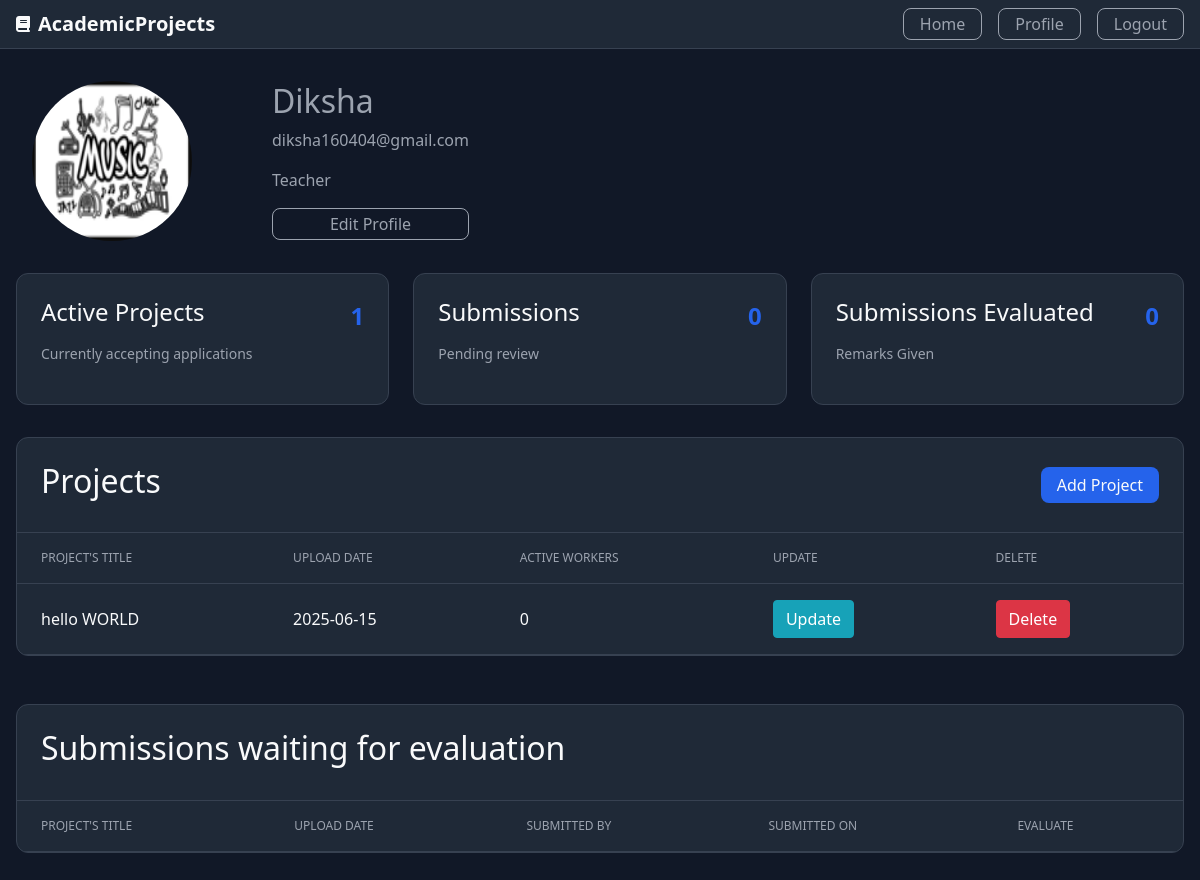
/profile (signed in), run on an earlier commit of the app's database.
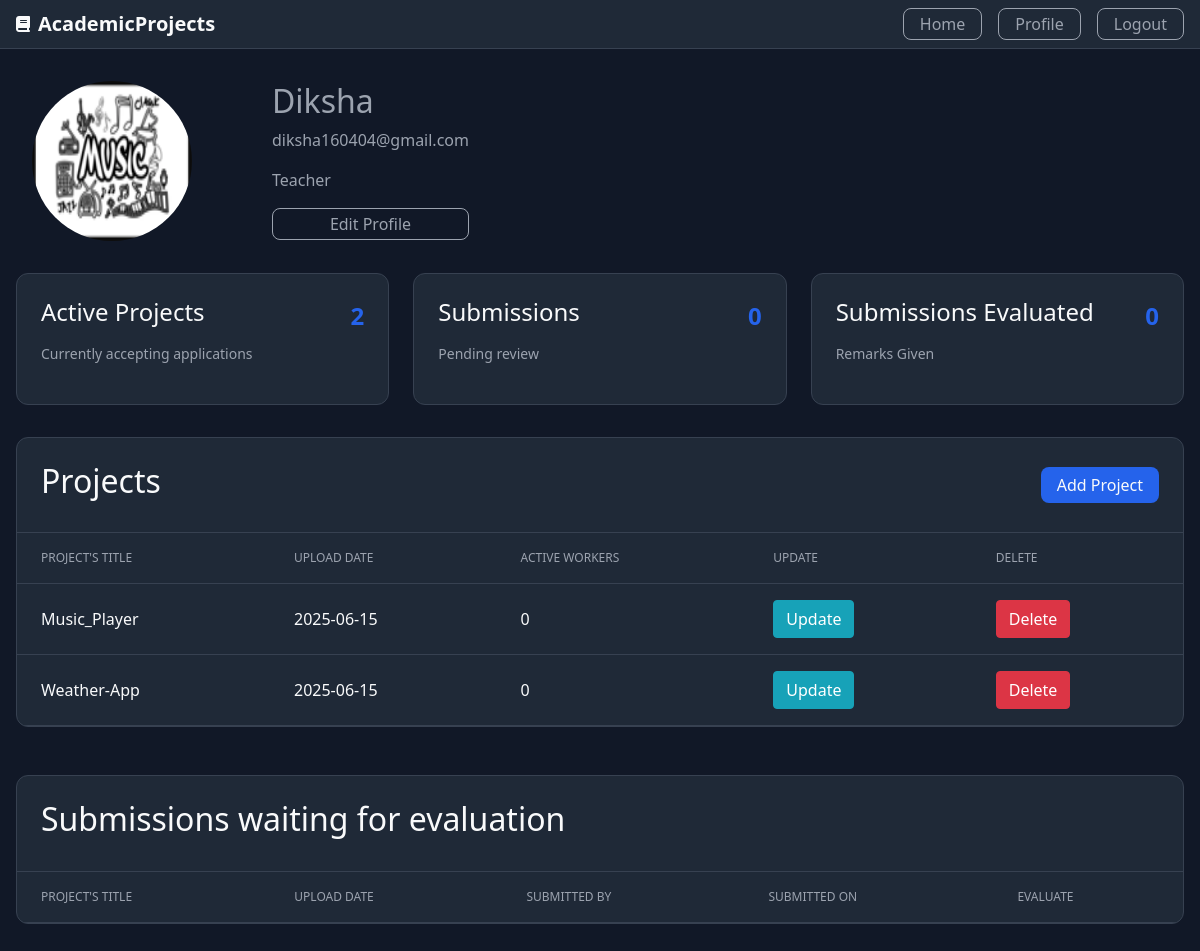
And on a later commit of the database.
### Project/models.py (models this page shows, shortened)
class User(db.Model,UserMixin):
    id=db.Column(db.Integer,primary_key=True)
    username=db.Column(db.String(30),unique=True,nullable=False)
    email=db.Column(db.String(30),unique=True,nullable=False)
    password=db.Column(db.String(80),unique=False,nullable=False)
    total_projects=db.Column(db.Integer,nullable=False,default=0)
    total_projects_taken=db.Column(db.Integer,nullable=False,default=0)
    total_projects_submitted=db.Column(db.Integer,nullable=False,default=0)
    total_projects_evaluated=db.Column(db.Integer,nullable=False,default=0)
    profile_picture=db.Column(db.String(80),nullable=False,default="default.png")
    role=db.Column(db.String(80),nullable=False)
    project=db.relationship("Project",backref="user",lazy=True,cascade="all,delete")
    submission=db.relationship("Submission",backref="user",lazy=True,cascade="all,delete")
    evaluation=db.relationship("Evaluation",backref="user",lazy=True,cascade="all,delete")
    project_taken=db.relationship("Project_Taken",backref="user",lazy=True,cascade="all,delete")

class Project(db.Model):
    id=db.Column(db.Integer,primary_key=True)
    title=db.Column(db.String(100),nullable=False)
    description=db.Column(db.Text,nullable=False)
    skills=db.Column(db.Text,nullable=False)
    descriptive_pdf=db.Column(db.String(80),nullable=False,default='No pdf')
    user_count=db.Column(db.Integer,nullable=False,default=0)
    created_at=db.Column(db.DateTime,nullable=False,default=datetime.utcnow)
    created_by=db.Column(db.Integer,db.ForeignKey('user.id'))
    submission=db.relationship('Submission',backref='project',lazy=True,cascade="all,delete")
    project_taken_by=db.relationship('Project_Taken',backref='project',lazy=True,cascade="all,delete")

### Project/routes.py (the view)
@app.route("/profile")
@login_required
def profile():
    img_src=url_for("static",filename="/profile_pics/"+current_user.profile_picture)
    if current_user.role=='teacher':
        projects=current_user.project
        submissions=[]
        for i in projects:
            submission=Submission.query.filter_by(project=i).all()
            submissions.extend(submission)
        return render_template("profile_teacher.html",title=current_user.username,img_src=img_src,projects=projects,submissions=submissions)
    elif current_user.role=='student':
        projects=current_user.project_taken
        submissions=current_user.submission
        return render_template("profile_student.html",title=current_user.username,img_src=img_src,projects=projects,submissions=submissions)

### Project/models.py (called while the page is built)
@loginmanager.user_loader
def user_loader(user_id):
    user=User.query.get(user_id)
    return user

### Project/templates/profile_teacher.html (shortened to what this page needs)
{% extends "layout.html" %}
{% block content %}
    <main class="container dashboard">
    <div class="profile-header">
      <img class="rounded-circle account-img img-profile" src="{{img_src}}">
      <div class="details">
        <h2>{{current_user.username}}</h2>
        <p>{{current_user.email}}</p>
        <p>{{current_user.role.capitalize()}}</p>
        <a class="button" href="{{url_for('update_profile')}}">Edit Profile</a>
      </div>
    </div>
    <div class="proj-grid">
      <div class="proj-card">
        <div class="proj-content">
          <h4>Active Projects</h4>
          <span class="proj-number">{{current_user.total_projects}}</span>
        </div>
        <p>Currently accepting applications</p>
      </div>
      <div class="proj-card">
        <div class="proj-content">
          <h4>Submissions</h4>
          <span class="proj-number">{{current_user.total_projects_submitted}}</span>
        </div>
        <p>Pending review</p>
      </div>
      <div class="proj-card">
        <div class="proj-content">
          <h4>Submissions Evaluated</h4>
          <span class="proj-number">{{current_user.total_projects_evaluated}}</span>
        </div>
        <p>Remarks Given</p>
      </div>
    </div>
    <div class="projects-table-container">
      <div class="table-header">
        <h2>Projects</h2>
        <a class="button button-diff" href="{{url_for('add_project')}}">Add Project</a>
      </div>
      <div class="table-responsive">
        <table>
          <thead>
            <tr>
              <th>Project's Title</th>
              <th>Upload Date</th>
              <th>Active Workers</th>
              <th>Update</th>
              <th>Delete</th>
            </tr>
          </thead>
          <tbody>
              {% for i in projects %}
              <tr>
                <td>{{i.title}}</td>
                <td>{{i.created_at.strftime("%Y-%m-%d")}}</td>
                <td>{{i.user_count}}</td>
                <td><a class="btn btn-info" href="{{url_for('update_project',project_id=i.id)}}">Update</a></td>
                <td><button type="button" class="btn btn-danger" data-toggle="modal" data-target="#deleteModal">Delete</button>
                </td>
              </tr>
              {% endfor %}
          </tbody>
        </table>
      </div>
    </div>
    <div class="projects-table-container">
      <div class="table-header">
        <h2>Submissions waiting for evaluation</h2>
      </div>
      <div class="table-responsive">
        <table>
          <thead>
            <tr>
              <th>Project's Title</th>
              <th>Upload Date</th>
              <th>Submitted by</th>
              <th>Submitted on</th>
              <th>Evaluate</th>
            </tr>
          </thead>
        </table>
      </div>
    </div>
  </main>
{% endblock content %}

What changed in the data, as far as the page shows it:
removed Project: title "hello WORLD", created_at "2025-06-15", user_count "0"
changed User "Diksha": total_projects "1" → "2"
added Project: title "Music_Player", created_at "2025-06-15", user_count "0"
added Project: title "Weather-App", created_at "2025-06-15", user_count "0"
